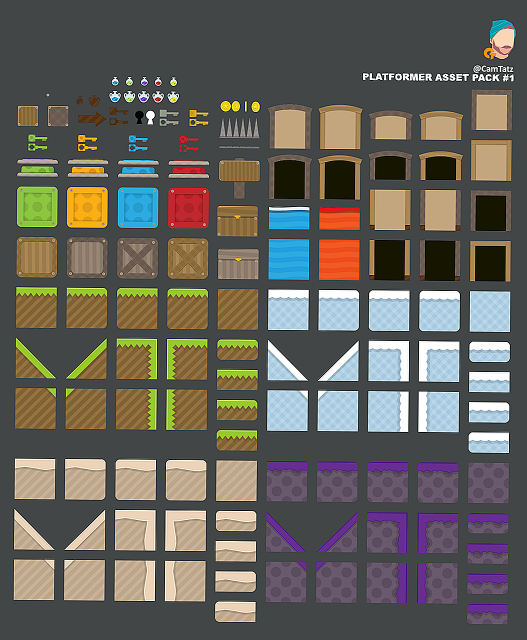
#> input picture data/1640411093_5-abrakadabra-fun-p-teksturi-dlya-platformera-5.png, 1054 x 1280 px, given in place of ghost.png, which was not available (shown at 1/2 size)
$ python photoupscaler.py
#> lines starting #> are read from the running program, lines starting #| are printed output that depends on the picture; pictures that were not available may be replaced by others from this repository, and a replacement may not be noted
from PIL import Image


# Увеличиваем разрешение изображения, путём наращивания размеров пикселя.
# Пример увеличения в 2 раза:
#
#            1100
# 10  ----\  1100
# 01  ----/  0011
#            0011
#
# Входные данные: file_name - название файла, k - кратность увеличения (чётное число)
#                 result_file_name - конечное название файла
def upscale_image(file_name, k, result_file_name):
#> called with file_name = 'data/ghost.png', k = 7, result_file_name = 'data/ghost_UP.png'
    with Image.open(file_name) as original_image:
#> original_image is the input picture: PIL image 1054x1280 RGBA; mean R, G, B, A 101.2, 98.1, 90.7, 255
        original_image.load()
    original_image_size = original_image.size
#> original_image_size = (1054, 1280)
    result_image_size = (original_image_size[0] * k, original_image_size[1] * k)
#> result_image_size = (7378, 8960)
    print(result_image_size, original_image_size)
#| (7378, 8960) (1054, 1280)
    result_image = original_image.resize(result_image_size, Image.NEAREST)
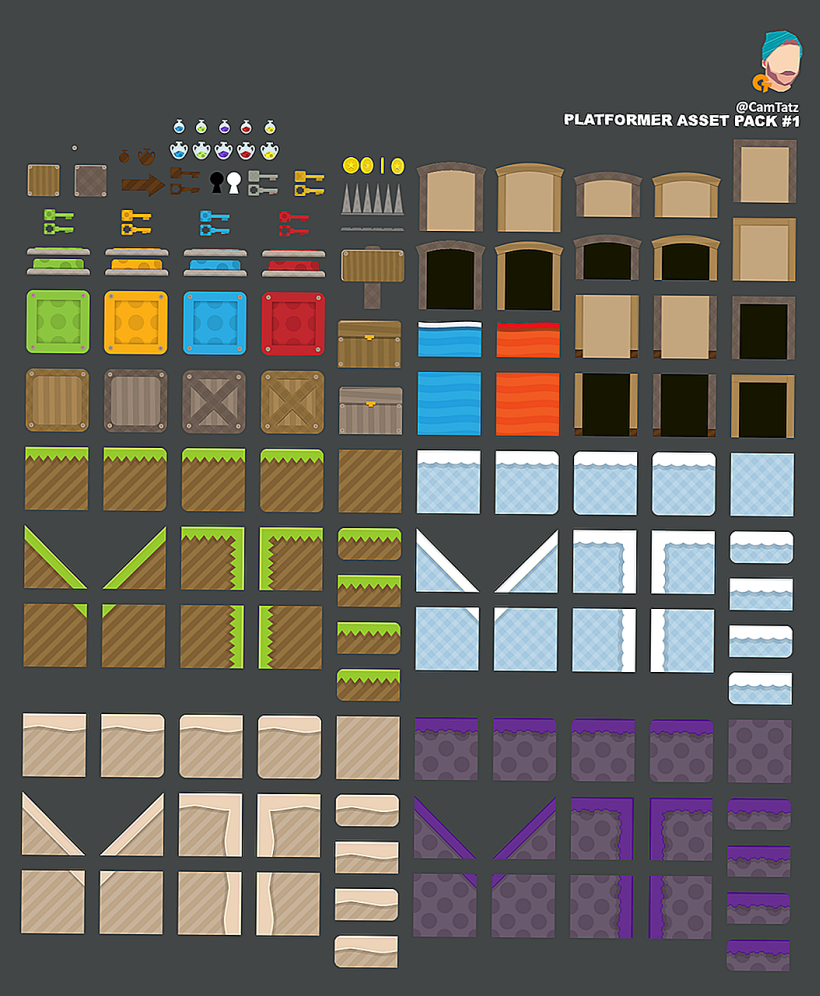
#> result_image: PIL image 7378x8960 RGBA (shown at 1/9 size); mean R, G, B, A 101.2, 98.1, 90.7, 255
    result_image.save(result_file_name)


lk = 10
# upscale_image("data/MAIN_ROOM_TEXTURES.png", lk, f"data/MAIN_ROOM_TEXTURES_UP_{lk}.png")
# upscale_image("data/player2.png", 7, f"data/player2C.png")
upscale_image("data/ghost.png", 7, f"data/ghost_UP.png")
upscale_image("data/zombie.png", 7, f"data/zombie_UP.png")
#> call 2 of upscale_image, with file_name = 'data/zombie.png', k = 7, result_file_name = 'data/zombie_UP.png'
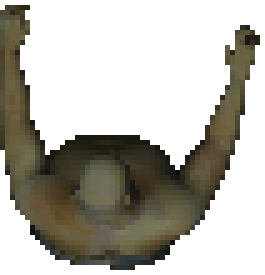
#> input picture data/zombie.PNG, 53 x 55 px, found by its file name (shown 5 times larger)
#> in upscale_image, original_image is the input picture: PIL image 53x55 RGBA; mean R, G, B, A 184.2, 181.9, 173.6, 255
#| (371, 385) (53, 55)
upscale_image("data/CHEST.png", 7, f"data/chest_UP.png")
#> call 3 of upscale_image, with file_name = 'data/CHEST.png', k = 7, result_file_name = 'data/chest_UP.png'
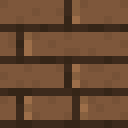
#> input picture data/HDD.png, 16 x 16 px, given in place of CHEST.png, which was not available (shown 8 times larger)
#> in upscale_image, original_image is the input picture: PIL image 16x16 RGB; mean R, G, B 105.4, 72.9, 48.9
#| (112, 112) (16, 16)
